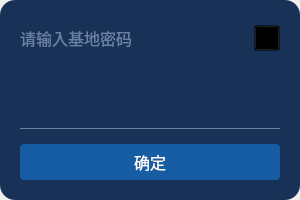
<?xml version="1.0" encoding="UTF-8"?>
<ui version="4.0">
 <class>PasswordWidget</class>
 <widget class="QWidget" name="PasswordWidget">
  <property name="geometry">
   <rect>
    <x>0</x>
    <y>0</y>
    <width>300</width>
    <height>200</height>
   </rect>
  </property>
  <property name="windowTitle">
   <string>PasswordWidget</string>
  </property>
  <widget class="QWidget" name="backWidget" native="true">
   <property name="geometry">
    <rect>
     <x>0</x>
     <y>0</y>
     <width>300</width>
     <height>200</height>
    </rect>
   </property>
   <property name="minimumSize">
    <size>
     <width>300</width>
     <height>200</height>
    </size>
   </property>
   <property name="maximumSize">
    <size>
     <width>300</width>
     <height>200</height>
    </size>
   </property>
   <property name="styleSheet">
    <string notr="true">QWidget#backWidget
{
background-color: rgb(24,50,87);
border: none;
border-radius: 15px;
}</string>
   </property>
   <layout class="QVBoxLayout" name="verticalLayout">
    <property name="spacing">
     <number>15</number>
    </property>
    <property name="leftMargin">
     <number>20</number>
    </property>
    <property name="topMargin">
     <number>20</number>
    </property>
    <property name="rightMargin">
     <number>20</number>
    </property>
    <property name="bottomMargin">
     <number>20</number>
    </property>
    <item>
     <widget class="QWidget" name="topWidget" native="true">
      <property name="sizePolicy">
       <sizepolicy hsizetype="Expanding" vsizetype="Expanding">
        <horstretch>0</horstretch>
        <verstretch>0</verstretch>
       </sizepolicy>
      </property>
      <property name="styleSheet">
       <string notr="true">background-color: rgba(0,0,0,0);</string>
      </property>
      <layout class="QHBoxLayout" name="horizontalLayout_2">
       <property name="spacing">
        <number>0</number>
       </property>
       <property name="leftMargin">
        <number>0</number>
       </property>
       <property name="topMargin">
        <number>0</number>
       </property>
       <property name="rightMargin">
        <number>0</number>
       </property>
       <property name="bottomMargin">
        <number>0</number>
       </property>
       <item>
        <widget class="QLabel" name="topLabel">
         <property name="sizePolicy">
          <sizepolicy hsizetype="Expanding" vsizetype="Expanding">
           <horstretch>0</horstretch>
           <verstretch>0</verstretch>
          </sizepolicy>
         </property>
         <property name="maximumSize">
          <size>
           <width>16777215</width>
           <height>16777215</height>
          </size>
         </property>
         <property name="font">
          <font>
           <family>微软雅黑</family>
           <pointsize>12</pointsize>
          </font>
         </property>
         <property name="styleSheet">
          <string notr="true">QLabel#topLabel
{
color: #6a82a5;
background-color: rgba(0,0,0, 0);
}</string>
         </property>
         <property name="text">
          <string>请输入基地密码</string>
         </property>
         <property name="alignment">
          <set>Qt::AlignLeading|Qt::AlignLeft|Qt::AlignVCenter</set>
         </property>
        </widget>
       </item>
       <item>
        <widget class="QPushButton" name="closeBtn">
         <property name="minimumSize">
          <size>
           <width>26</width>
           <height>26</height>
          </size>
         </property>
         <property name="maximumSize">
          <size>
           <width>26</width>
           <height>26</height>
          </size>
         </property>
         <property name="cursor">
          <cursorShape>PointingHandCursor</cursorShape>
         </property>
         <property name="styleSheet">
          <string notr="true">QPushButton#closeBtn
{
border-image: url(:/Login/Resources/login/pclogin_title_close.png);
}
QPushButton#closeBtn:hover
{
border-image: url(:/Login/Resources/login/title_close_hover.png);
}</string>
         </property>
         <property name="text">
          <string/>
         </property>
        </widget>
       </item>
      </layout>
     </widget>
    </item>
    <item>
     <widget class="QWidget" name="midWidget" native="true">
      <property name="sizePolicy">
       <sizepolicy hsizetype="Preferred" vsizetype="Expanding">
        <horstretch>0</horstretch>
        <verstretch>0</verstretch>
       </sizepolicy>
      </property>
      <property name="styleSheet">
       <string notr="true">QWidget#midWidget
{
background-color: rgba(0,0,0, 0);
border: none;
border-bottom: 1px solid #6a82a5;
}</string>
      </property>
      <layout class="QHBoxLayout" name="horizontalLayout">
       <item>
        <widget class="QLineEdit" name="lineEdit">
         <property name="sizePolicy">
          <sizepolicy hsizetype="Expanding" vsizetype="Expanding">
           <horstretch>0</horstretch>
           <verstretch>0</verstretch>
          </sizepolicy>
         </property>
         <property name="font">
          <font>
           <family>微软雅黑</family>
           <pointsize>18</pointsize>
          </font>
         </property>
         <property name="contextMenuPolicy">
          <enum>Qt::NoContextMenu</enum>
         </property>
         <property name="styleSheet">
          <string notr="true">QLineEdit
{
border: none;
color: white;
background-color: rgba(0,0,0, 0);
}</string>
         </property>
         <property name="inputMask">
          <string/>
         </property>
         <property name="text">
          <string/>
         </property>
         <property name="echoMode">
          <enum>QLineEdit::Password</enum>
         </property>
         <property name="alignment">
          <set>Qt::AlignCenter</set>
         </property>
        </widget>
       </item>
      </layout>
     </widget>
    </item>
    <item>
     <widget class="QPushButton" name="enterBtn">
      <property name="sizePolicy">
       <sizepolicy hsizetype="Minimum" vsizetype="Expanding">
        <horstretch>0</horstretch>
        <verstretch>0</verstretch>
       </sizepolicy>
      </property>
      <property name="font">
       <font>
        <family>微软雅黑</family>
        <pointsize>12</pointsize>
       </font>
      </property>
      <property name="cursor">
       <cursorShape>PointingHandCursor</cursorShape>
      </property>
      <property name="styleSheet">
       <string notr="true">QPushButton#enterBtn
{
color: white;
border: none;
background-color: #165da3;
border-radius: 4px;
}</string>
      </property>
      <property name="text">
       <string>确定</string>
      </property>
     </widget>
    </item>
   </layout>
  </widget>
 </widget>
 <layoutdefault spacing="6" margin="11"/>
 <resources>
  <include location="../../OpenPlanet/openplanet.qrc"/>
 </resources>
 <connections/>
</ui>
